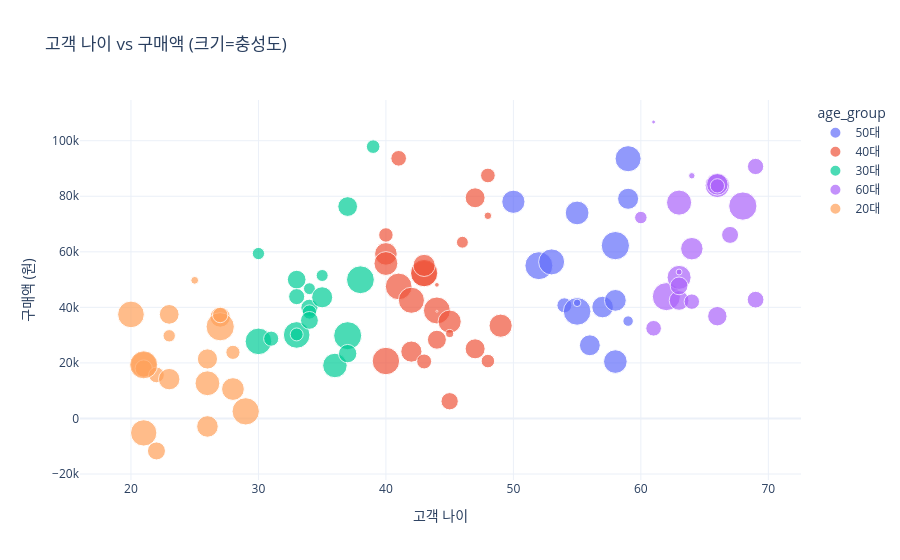

Source (notebook cell):
### Code cell
# 3 산점도 (인터랙티브)
print("\n=== 3 산점도 (인터랙티브) ===")

# 고객 데이터
np.random.seed(42)
n_customers = 100

customer_age = np.random.randint(20, 70, n_customers)
purchase_amount = customer_age * 1000 + np.random.normal(0, 20000, n_customers)
loyalty = np.random.rand(n_customers)

# 고객 세대 분류
age_group = ['20대' if age < 30 else '30대' if age < 40
else '40대' if age < 50 else '50대' if age < 60
else '60대' for age in customer_age]

df = pd.DataFrame({
    'age': customer_age,
    'purchase': purchase_amount,
    'loyalty': loyalty,
    'age_group': age_group
})

fig = px.scatter(
    df,
    x='age',
    y='purchase',
    color='age_group',
    size='loyalty',
    hover_name=None,
    hover_data={'age': False, 'loyalty': ':.2f'},
    title='고객 나이 vs 구매액 (크기=충성도)',
    labels={'age': '고객 나이', 'purchase': '구매액 (원)'},
    template='plotly_white'
)

fig.show()

### Figure 1 — Plotly figure (JSON) as saved in the notebook; plotly's stock layout.template omitted (floating-point values rounded to 4 significant figures)
{"data": [{"customdata": [[0.6958], [0.9963], [0.7004], [0.8467], [0.5807], [0.9737], [0.5425], [0.5899], [0.2796], [0.9531], [0.5528], [0.8442], [0.07042], [0.6711], [0.1366]], "hovertemplate": "age_group=50대<br>구매액 (원)=%{y}<br>loyalty=%{customdata[0]:.2f}<extra></extra>", "legendgroup": "50대", "marker": {"color": "#636efa", "size": [0.6958, 0.9963, 0.7004, 0.8467, 0.5807, 0.9737, 0.5425, 0.5899, 0.2796, 0.9531, 0.5528, 0.8442, 0.07042, 0.6711, 0.1366], "sizemode": "area", "sizeref": 0.002491, "symbol": "circle"}, "mode": "markers", "name": "50대", "orientation": "v", "showlegend": true, "type": "scatter", "x": [58, 58, 55, 59, 57, 52, 56, 58, 54, 55, 59, 53, 55, 50, 59], "xaxis": "x", "y": [20490.0, 62230.0, 74000.0, 93530.0, 40120.0, 55010.0, 26350.0, 42520.0, 40750.0, 38550.0, 79100.0, 56370.0, 41640.0, 78030.0, 35060.0], "yaxis": "y"}, {"customdata": [[0.2286], [0.2608], [0.5583], [0.2789], [0.8563], [0.8878], [0.9356], [0.669], [0.9401], [0.3054], [0.4484], [0.1759], [0.4939], [0.6363], [0.9061], [0.6689], [0.4992], [0.2685], [0.3727], [0.8487], [0.7089], [0.6115], [0.08159], [0.005185], [0.07094], [0.02762]], "hovertemplate": "age_group=40대<br>구매액 (원)=%{y}<br>loyalty=%{customdata[0]:.2f}<extra></extra>", "legendgroup": "40대", "marker": {"color": "#EF553B", "size": [0.2286, 0.2608, 0.5583, 0.2789, 0.8563, 0.8878, 0.9356, 0.669, 0.9401, 0.3054, 0.4484, 0.1759, 0.4939, 0.6363, 0.9061, 0.6689, 0.4992, 0.2685, 0.3727, 0.8487, 0.7089, 0.6115, 0.08159, 0.005185, 0.07094, 0.02762], "sizemode": "area", "sizeref": 0.002491, "symbol": "circle"}, "mode": "markers", "name": "40대", "orientation": "v", "showlegend": true, "type": "scatter", "x": [48, 40, 42, 43, 43, 41, 43, 49, 40, 41, 44, 46, 47, 40, 44, 45, 47, 48, 45, 42, 40, 43, 45, 44, 48, 44], "xaxis": "x", "y": [20660.0, 66070.0, 24070.0, 20520.0, 52160.0, 47540.0, 52360.0, 33410.0, 20690.0, 93670.0, 28360.0, 63450.0, 79460.0, 59250.0, 38880.0, 34870.0, 25070.0, 87490.0, 6202.0, 42560.0, 55790.0, 55110.0, 30590.0, 38600.0, 72980.0, 48110.0], "yaxis": "y"}, {"customdata": [[0.175], [0.9654], [0.8826], [0.1887], [0.2839], [0.1788], [0.3665], [0.9789], [0.4344], [0.2302], [0.8835], [0.7477], [0.4853], [0.2089], [0.2542], [0.3226], [0.5528], [0.4198], [0.3968]], "hovertemplate": "age_group=30대<br>구매액 (원)=%{y}<br>loyalty=%{customdata[0]:.2f}<extra></extra>", "legendgroup": "30대", "marker": {"color": "#00cc96", "size": [0.175, 0.9654, 0.8826, 0.1887, 0.2839, 0.1788, 0.3665, 0.9789, 0.4344, 0.2302, 0.8835, 0.7477, 0.4853, 0.2089, 0.2542, 0.3226, 0.5528, 0.4198, 0.3968], "sizemode": "area", "sizeref": 0.002491, "symbol": "circle"}, "mode": "markers", "name": "30대", "orientation": "v", "showlegend": true, "type": "scatter", "x": [34, 38, 30, 30, 31, 35, 34, 37, 33, 39, 33, 36, 37, 33, 34, 33, 35, 37, 34], "xaxis": "x", "y": [46730.0, 49940.0, 27760.0, 59380.0, 28730.0, 51470.0, 39860.0, 29800.0, 50000.0, 97870.0, 30070.0, 19080.0, 76300.0, 30250.0, 38340.0, 43870.0, 43630.0, 23350.0, 35310.0], "yaxis": "y"}, {"customdata": [[0.9822], [0.7853], [0.4856], [0.9945], [0.01808], [0.7442], [0.7209], [0.3501], [0.572], [0.0436], [0.4699], [0.3308], [0.3057], [0.3947], [0.3586], [0.2965], [0.2562], [0.6279], [0.1943], [0.05077]], "hovertemplate": "age_group=60대<br>구매액 (원)=%{y}<br>loyalty=%{customdata[0]:.2f}<extra></extra>", "legendgroup": "60대", "marker": {"color": "#ab63fa", "size": [0.9822, 0.7853, 0.4856, 0.9945, 0.01808, 0.7442, 0.7209, 0.3501, 0.572, 0.0436, 0.4699, 0.3308, 0.3057, 0.3947, 0.3586, 0.2965, 0.2562, 0.6279, 0.1943, 0.05077], "sizemode": "area", "sizeref": 0.002491, "symbol": "circle"}, "mode": "markers", "name": "60대", "orientation": "v", "showlegend": true, "type": "scatter", "x": [62, 63, 63, 68, 61, 66, 63, 69, 66, 63, 66, 69, 61, 63, 67, 64, 66, 64, 60, 64], "xaxis": "x", "y": [43870.0, 77720.0, 42500.0, 76480.0, 106700.0, 83930.0, 50790.0, 42770.0, 84300.0, 52720.0, 36830.0, 90730.0, 32470.0, 47750.0, 66090.0, 42060.0, 83750.0, 61130.0, 72340.0, 87380.0], "yaxis": "y"}, {"customdata": [[0.5166], [0.4045], [0.8509], [0.3723], [0.3081], [0.5088], [0.2505], [0.4867], [0.6451], [0.8642], [0.7686], [0.9946], [0.5723], [0.9803], [0.07535], [0.1909], [0.93], [0.2953], [0.8866], [0.5789]], "hovertemplate": "age_group=20대<br>구매액 (원)=%{y}<br>loyalty=%{customdata[0]:.2f}<extra></extra>", "legendgroup": "20대", "marker": {"color": "#FFA15A", "size": [0.5166, 0.4045, 0.8509, 0.3723, 0.3081, 0.5088, 0.2505, 0.4867, 0.6451, 0.8642, 0.7686, 0.9946, 0.5723, 0.9803, 0.07535, 0.1909, 0.93, 0.2953, 0.8866, 0.5789], "sizemode": "area", "sizeref": 0.002491, "symbol": "circle"}, "mode": "markers", "name": "20대", "orientation": "v", "showlegend": true, "type": "scatter", "x": [27, 22, 21, 21, 22, 26, 28, 23, 28, 21, 26, 27, 23, 21, 25, 23, 29, 27, 20, 26], "xaxis": "x", "y": [36520.0, -11690.0, 19380.0, 17990.0, 15680.0, 21420.0, 23810.0, 37480.0, 10590.0, -5199.0, 12680.0, 33030.0, 14160.0, 19320.0, 49740.0, 29760.0, 2562.0, 37250.0, 37470.0, -2870.0], "yaxis": "y"}], "layout": {"legend": {"itemsizing": "constant", "title": {"text": "age_group"}, "tracegroupgap": 0}, "title": {"text": "고객 나이 vs 구매액 (크기=충성도)"}, "xaxis": {"anchor": "y", "domain": [0, 1], "title": {"text": "고객 나이"}}, "yaxis": {"anchor": "x", "domain": [0, 1], "title": {"text": "구매액 (원)"}}}}
